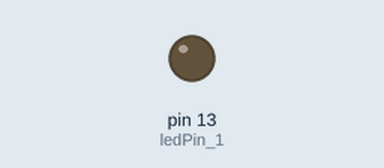
The sketch below on a simulated Arduino Uno, built with avr-gcc and run on an emulated ATmega328P. Parts: output pins drawn as LEDs (lit = HIGH).

Above: at 5.0 s.
At 15.0 s:
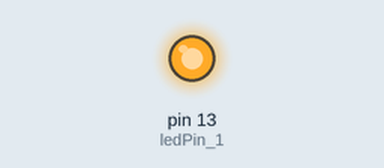
Timing chart, 0 to 26.0 s (numbered marks = the images above):
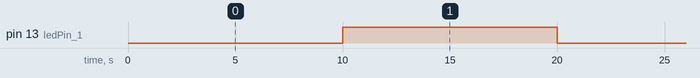

Measured:
- by itself, pin 13 (ledPin_1): alternates HIGH for 10.0 s and LOW for 10.0 s

The sketch:

sketch_dec08a.ino
```cpp
const int ledPin_1 =  13;

int ledState = LOW;

// Generally, you should use "unsigned long" for variables that hold time
// The value will quickly become too large for an int to store

unsigned long previousMillis = 0;        // will store last time LED was updated
// constants won't change:
const long interval_1 = 10000;           // interval at which to blink (milliseconds)

void setup() {
  // set the digital pin as output:
  pinMode(ledPin_1, OUTPUT);
}

void loop() {
  unsigned long currentMillis = millis();

  if (currentMillis - previousMillis >= interval_1) {
  previousMillis = currentMillis;

    if (ledState == LOW){ledState = HIGH;}
    else {ledState = LOW;}
    digitalWrite(ledPin_1, ledState);
    }
}
```
